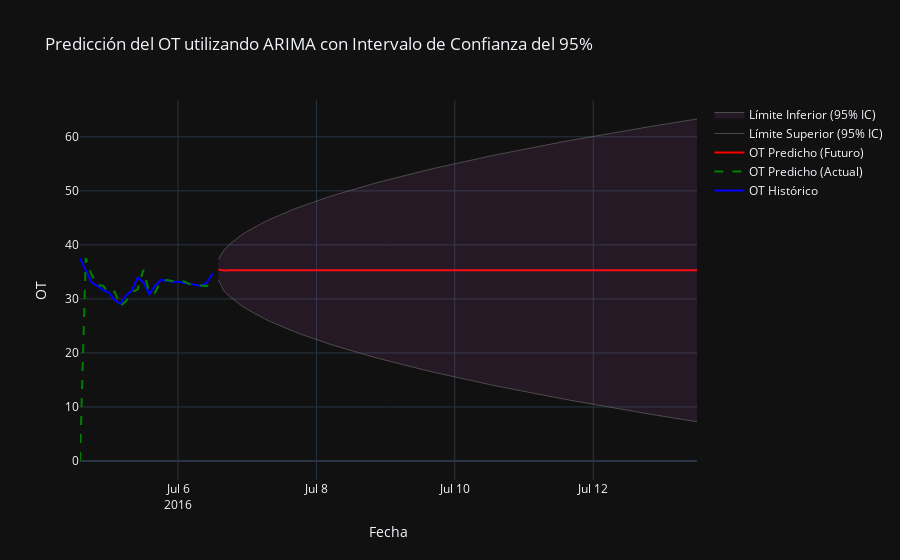

Notebook source saved alongside this figure:
### Markdown cell above
CONCLUSIONS:

1. Easiest Series to Predict: LUFL and LULL are the best, with very low errors and stable data. We can trust their forecasts.

2. Hardest Series to Predict: OT is tricky because its data lacks a clear pattern, and our models don’t do much better than a simple guess (using the last value). It needs more work.

3. Best Models: ARIMA works well for most series, but for LULL, a simpler model (SES) is better. For OT, no model stands out yet.

4. Forecasts: The forecasts for July 7th are reasonable, but OT has more uncertainty (a wider error range). We can use them, but be cautious with OT.

5. One-Week Challenge: Predicting a full week with just one or two days of data is tough. To improve, we need more data or better methods.

Next Steps: 

-Keep using the current models for LUFL and LULL—they’re working fine.

-For OT, find more data or try new ideas to make it better.

-If we want longer forecasts, add more days of data.

### Code cell
import numpy as np
import pandas as pd
import plotly.graph_objects as go
from statsmodels.tsa.arima.model import ARIMA
from statsmodels.tsa.stattools import adfuller
from sklearn.metrics import mean_squared_error
from math import sqrt
import warnings
warnings.filterwarnings("ignore")
from datetime import datetime, timedelta

# Cargar datos
data = pd.read_csv("https://huggingface.co/datasets/pkr7098/time-series-forecasting-datasets/resolve/main/ETTh2.csv")
data['date'] = pd.to_datetime(data['date'])
data = data.head(168)
data.set_index('date', inplace=True)
data_2h = data.resample('2H').mean()
ot_data = data_2h[['OT']].dropna()

# Split the data into training and test sets (80% train, 20% test)
total_rows = len(ot_data)
train_size = int(total_rows * 0.8)
test_size = total_rows - train_size
train = ot_data['OT'][:train_size]
test = ot_data['OT'][train_size:]

# 3. Stationarity Testing (Dickey-Fuller)
def dickey_fuller_test(series, column_name):
    print(f'Resultados de la prueba de Dickey-Fuller para columna: {column_name}')
    dftest = adfuller(series, autolag='AIC')
    dfoutput = pd.Series(dftest[0:4], index=['Test Statistic', 'p-value', 'No Lags Used', 'Número de observaciones utilizadas'])
    for key, value in dftest[4].items():
        dfoutput[f'Critical Value ({key})'] = value
    print(dfoutput)
    if dftest[1] <= 0.05:
        print("Conclusión: Los datos son estacionarios")
    else:
        print("Conclusión: Los datos no son estacionarios")
    return dftest[1]  # Return p-value

# Get p-value from first test
p_value = dickey_fuller_test(train, "OT")

# Use the last two days (24 points at 2-hour intervals) for modeling
last_two_days = train[-24:]  # 2 days = 24 data points

# Fit ARIMA model (p,d,q) - Usamos (1,1,1) como punto de partida
# Si no es estacionaria, d=1; si es estacionaria, d=0
d = 1 if p_value > 0.05 else 0
model = ARIMA(last_two_days, order=(1, d, 1))
model_fit = model.fit()

# Forecast for one week (7 days = 7 * 12 = 84 data points at 2-hour intervals)
forecast_steps = 84
forecast = model_fit.forecast(steps=forecast_steps)

# Confidence intervals from ARIMA
forecast_obj = model_fit.get_forecast(steps=forecast_steps)
ci_lower = forecast_obj.conf_int()['lower OT']
ci_upper = forecast_obj.conf_int()['upper OT']

# Create a date range for the forecast
last_date = last_two_days.index[-1]
forecast_dates = pd.date_range(start=last_date + timedelta(hours=2), periods=forecast_steps, freq='2H')

# Create a DataFrame for the forecast with confidence intervals
forecast_ci_df = pd.DataFrame({
    'OT_Predicho': forecast,
    'CI_Lower': ci_lower,
    'CI_Upper': ci_upper
}, index=forecast_dates)

# Combine historical and forecast data
historical_pred_df = pd.DataFrame({
    'OT_Historico': last_two_days,
    'OT_Predicho': model_fit.fittedvalues
})

combined_df = pd.concat([historical_pred_df, forecast_ci_df], axis=0)

# Visualize the results
fig = go.Figure()

# Add historical values
fig.add_trace(go.Scatter(
    x=combined_df.index,
    y=combined_df['OT_Historico'],
    mode='lines',
    name='OT Histórico',
    line=dict(color='blue')
))

# Add predicted values for historical data
fig.add_trace(go.Scatter(
    x=combined_df.index[:len(last_two_days)],
    y=combined_df['OT_Predicho'][:len(last_two_days)],
    mode='lines',
    name='OT Predicho (Actual)',
    line=dict(color='green', dash='dash')
))

# Add future forecast
fig.add_trace(go.Scatter(
    x=forecast_ci_df.index,
    y=forecast_ci_df['OT_Predicho'],
    mode='lines',
    name='OT Predicho (Futuro)',
    line=dict(color='red')
))

# Add 95% confidence interval
fig.add_trace(go.Scatter(
    x=forecast_ci_df.index,
    y=forecast_ci_df['CI_Upper'],
    mode='lines',
    name='Límite Superior (95% IC)',
    line=dict(color='gray', width=0.5)
))

fig.add_trace(go.Scatter(
    x=forecast_ci_df.index,
    y=forecast_ci_df['CI_Lower'],
    mode='lines',
    name='Límite Inferior (95% IC)',
    line=dict(color='gray', width=0.5),
    fill='tonexty',
    fillcolor='rgba(200, 100, 200, 0.1)'
))

# Customize the plot
fig.update_layout(
    title='Predicción del OT utilizando ARIMA con Intervalo de Confianza del 95%',
    xaxis_title='Fecha',
    yaxis_title='OT',
    hovermode='x unified',
    template="plotly_dark",
    showlegend=True
)

# Show the plot
fig.show()

# Calculate error metrics on the test set
pred_test = model_fit.forecast(steps=len(test))
rmse = sqrt(mean_squared_error(test, pred_test))
mae = np.mean(np.abs(test - pred_test))
print(f"RMSE on test set: {rmse}")
print(f"MAE on test set: {mae}")

# Naive forecast: Use the last value of the training set for all test predictions
naive_forecast = np.full_like(test, test.iloc[0])

# Calculate error metrics for the naive forecast
rmse_naive = sqrt(mean_squared_error(test, naive_forecast))
mae_naive = np.mean(np.abs(test - naive_forecast))

print(f"Naive Forecast RMSE: {rmse_naive}")
print(f"Naive Forecast MAE: {mae_naive}")

# Print maximum and minimum of the series
print(f"Máximo: {ot_data['OT'].max()}")
print(f"Mínimo: {ot_data['OT'].min()}")

### Figure 1 — Plotly figure (JSON) as saved in the notebook; plotly's stock layout.template omitted (floating-point values rounded to 4 significant figures)
{"data": [{"line": {"color": "blue"}, "mode": "lines", "name": "OT Histórico", "type": "scatter", "x": ["2016-07-04T14:00:00", "2016-07-04T16:00:00", "2016-07-04T18:00:00", "2016-07-04T20:00:00", "2016-07-04T22:00:00", "2016-07-05T00:00:00", "2016-07-05T02:00:00", "2016-07-05T04:00:00", "2016-07-05T06:00:00", "2016-07-05T08:00:00", "2016-07-05T10:00:00", "2016-07-05T12:00:00", "2016-07-05T14:00:00", "2016-07-05T16:00:00", "2016-07-05T18:00:00", "2016-07-05T20:00:00", "2016-07-05T22:00:00", "2016-07-06T00:00:00", "2016-07-06T02:00:00", "2016-07-06T04:00:00", "2016-07-06T06:00:00", "2016-07-06T08:00:00", "2016-07-06T10:00:00", "2016-07-06T12:00:00", "2016-07-06T14:00:00", "2016-07-06T16:00:00", "2016-07-06T18:00:00", "2016-07-06T20:00:00", "2016-07-06T22:00:00", "2016-07-07T00:00:00", "2016-07-07T02:00:00", "2016-07-07T04:00:00", "2016-07-07T06:00:00", "2016-07-07T08:00:00", "2016-07-07T10:00:00", "2016-07-07T12:00:00", "2016-07-07T14:00:00", "2016-07-07T16:00:00", "2016-07-07T18:00:00", "2016-07-07T20:00:00", "2016-07-07T22:00:00", "2016-07-08T00:00:00", "2016-07-08T02:00:00", "2016-07-08T04:00:00", "2016-07-08T06:00:00", "2016-07-08T08:00:00", "2016-07-08T10:00:00", "2016-07-08T12:00:00", "2016-07-08T14:00:00", "2016-07-08T16:00:00", "2016-07-08T18:00:00", "2016-07-08T20:00:00", "2016-07-08T22:00:00", "2016-07-09T00:00:00", "2016-07-09T02:00:00", "2016-07-09T04:00:00", "2016-07-09T06:00:00", "2016-07-09T08:00:00", "2016-07-09T10:00:00", "2016-07-09T12:00:00", "2016-07-09T14:00:00", "2016-07-09T16:00:00", "2016-07-09T18:00:00", "2016-07-09T20:00:00", "2016-07-09T22:00:00", "2016-07-10T00:00:00", "2016-07-10T02:00:00", "2016-07-10T04:00:00", "2016-07-10T06:00:00", "2016-07-10T08:00:00", "2016-07-10T10:00:00", "2016-07-10T12:00:00", "2016-07-10T14:00:00", "2016-07-10T16:00:00", "2016-07-10T18:00:00", "2016-07-10T20:00:00", "2016-07-10T22:00:00", "2016-07-11T00:00:00", "2016-07-11T02:00:00", "2016-07-11T04:00:00", "2016-07-11T06:00:00", "2016-07-11T08:00:00", "2016-07-11T10:00:00", "2016-07-11T12:00:00", "2016-07-11T14:00:00", "2016-07-11T16:00:00", "2016-07-11T18:00:00", "2016-07-11T20:00:00", "2016-07-11T22:00:00", "2016-07-12T00:00:00", "2016-07-12T02:00:00", "2016-07-12T04:00:00", "2016-07-12T06:00:00", "2016-07-12T08:00:00", "2016-07-12T10:00:00", "2016-07-12T12:00:00", "2016-07-12T14:00:00", "2016-07-12T16:00:00", "2016-07-12T18:00:00", "2016-07-12T20:00:00", "2016-07-12T22:00:00", "2016-07-13T00:00:00", "2016-07-13T02:00:00", "2016-07-13T04:00:00", "2016-07-13T06:00:00", "2016-07-13T08:00:00", "2016-07-13T10:00:00", "2016-07-13T12:00:00"], "y": [37.56, 35.37, 33.06, 32.4, 31.63, 31.19, 29.76, 29.1, 30.64, 31.63, 33.94, 33.06, 30.86, 32.4, 33.5, 33.39, 33.17, 33.17, 32.95, 32.73, 32.62, 32.4, 33.06, 34.71, NaN, NaN, NaN, NaN, NaN, NaN, NaN, NaN, NaN, NaN, NaN, NaN, NaN, NaN, NaN, NaN, NaN, NaN, NaN, NaN, NaN, NaN, NaN, NaN, NaN, NaN, NaN, NaN, NaN, NaN, NaN, NaN, NaN, NaN, NaN, NaN, NaN, NaN, NaN, NaN, NaN, NaN, NaN, NaN, NaN, NaN, NaN, NaN, NaN, NaN, NaN, NaN, NaN, NaN, NaN, NaN, NaN, NaN, NaN, NaN, NaN, NaN, NaN, NaN, NaN, NaN, NaN, NaN, NaN, NaN, NaN, NaN, NaN, NaN, NaN, NaN, NaN, NaN, NaN, NaN, NaN, NaN, NaN, NaN]}, {"line": {"color": "green", "dash": "dash"}, "mode": "lines", "name": "OT Predicho (Actual)", "type": "scatter", "x": ["2016-07-04T14:00:00", "2016-07-04T16:00:00", "2016-07-04T18:00:00", "2016-07-04T20:00:00", "2016-07-04T22:00:00", "2016-07-05T00:00:00", "2016-07-05T02:00:00", "2016-07-05T04:00:00", "2016-07-05T06:00:00", "2016-07-05T08:00:00", "2016-07-05T10:00:00", "2016-07-05T12:00:00", "2016-07-05T14:00:00", "2016-07-05T16:00:00", "2016-07-05T18:00:00", "2016-07-05T20:00:00", "2016-07-05T22:00:00", "2016-07-06T00:00:00", "2016-07-06T02:00:00", "2016-07-06T04:00:00", "2016-07-06T06:00:00", "2016-07-06T08:00:00", "2016-07-06T10:00:00", "2016-07-06T12:00:00"], "y": [0.0, 37.56, 34.52, 32.53, 32.45, 31.14, 31.34, 28.72, 29.59, 31.23, 31.77, 35.39, 31.11, 31.13, 33.22, 33.5, 33.31, 33.09, 33.25, 32.72, 32.79, 32.48, 32.37, 33.57]}, {"line": {"color": "red"}, "mode": "lines", "name": "OT Predicho (Futuro)", "type": "scatter", "x": ["2016-07-06T14:00:00", "2016-07-06T16:00:00", "2016-07-06T18:00:00", "2016-07-06T20:00:00", "2016-07-06T22:00:00", "2016-07-07T00:00:00", "2016-07-07T02:00:00", "2016-07-07T04:00:00", "2016-07-07T06:00:00", "2016-07-07T08:00:00", "2016-07-07T10:00:00", "2016-07-07T12:00:00", "2016-07-07T14:00:00", "2016-07-07T16:00:00", "2016-07-07T18:00:00", "2016-07-07T20:00:00", "2016-07-07T22:00:00", "2016-07-08T00:00:00", "2016-07-08T02:00:00", "2016-07-08T04:00:00", "2016-07-08T06:00:00", "2016-07-08T08:00:00", "2016-07-08T10:00:00", "2016-07-08T12:00:00", "2016-07-08T14:00:00", "2016-07-08T16:00:00", "2016-07-08T18:00:00", "2016-07-08T20:00:00", "2016-07-08T22:00:00", "2016-07-09T00:00:00", "2016-07-09T02:00:00", "2016-07-09T04:00:00", "2016-07-09T06:00:00", "2016-07-09T08:00:00", "2016-07-09T10:00:00", "2016-07-09T12:00:00", "2016-07-09T14:00:00", "2016-07-09T16:00:00", "2016-07-09T18:00:00", "2016-07-09T20:00:00", "2016-07-09T22:00:00", "2016-07-10T00:00:00", "2016-07-10T02:00:00", "2016-07-10T04:00:00", "2016-07-10T06:00:00", "2016-07-10T08:00:00", "2016-07-10T10:00:00", "2016-07-10T12:00:00", "2016-07-10T14:00:00", "2016-07-10T16:00:00", "2016-07-10T18:00:00", "2016-07-10T20:00:00", "2016-07-10T22:00:00", "2016-07-11T00:00:00", "2016-07-11T02:00:00", "2016-07-11T04:00:00", "2016-07-11T06:00:00", "2016-07-11T08:00:00", "2016-07-11T10:00:00", "2016-07-11T12:00:00", "2016-07-11T14:00:00", "2016-07-11T16:00:00", "2016-07-11T18:00:00", "2016-07-11T20:00:00", "2016-07-11T22:00:00", "2016-07-12T00:00:00", "2016-07-12T02:00:00", "2016-07-12T04:00:00", "2016-07-12T06:00:00", "2016-07-12T08:00:00", "2016-07-12T10:00:00", "2016-07-12T12:00:00", "2016-07-12T14:00:00", "2016-07-12T16:00:00", "2016-07-12T18:00:00", "2016-07-12T20:00:00", "2016-07-12T22:00:00", "2016-07-13T00:00:00", "2016-07-13T02:00:00", "2016-07-13T04:00:00", "2016-07-13T06:00:00", "2016-07-13T08:00:00", "2016-07-13T10:00:00", "2016-07-13T12:00:00"], "y": [35.42, 35.26, 35.3, 35.29, 35.29, 35.29, 35.29, 35.29, 35.29, 35.29, 35.29, 35.29, 35.29, 35.29, 35.29, 35.29, 35.29, 35.29, 35.29, 35.29, 35.29, 35.29, 35.29, 35.29, 35.29, 35.29, 35.29, 35.29, 35.29, 35.29, 35.29, 35.29, 35.29, 35.29, 35.29, 35.29, 35.29, 35.29, 35.29, 35.29, 35.29, 35.29, 35.29, 35.29, 35.29, 35.29, 35.29, 35.29, 35.29, 35.29, 35.29, 35.29, 35.29, 35.29, 35.29, 35.29, 35.29, 35.29, 35.29, 35.29, 35.29, 35.29, 35.29, 35.29, 35.29, 35.29, 35.29, 35.29, 35.29, 35.29, 35.29, 35.29, 35.29, 35.29, 35.29, 35.29, 35.29, 35.29, 35.29, 35.29, 35.29, 35.29, 35.29, 35.29]}, {"line": {"color": "gray", "width": 0.5}, "mode": "lines", "name": "Límite Superior (95% IC)", "type": "scatter", "x": ["2016-07-06T14:00:00", "2016-07-06T16:00:00", "2016-07-06T18:00:00", "2016-07-06T20:00:00", "2016-07-06T22:00:00", "2016-07-07T00:00:00", "2016-07-07T02:00:00", "2016-07-07T04:00:00", "2016-07-07T06:00:00", "2016-07-07T08:00:00", "2016-07-07T10:00:00", "2016-07-07T12:00:00", "2016-07-07T14:00:00", "2016-07-07T16:00:00", "2016-07-07T18:00:00", "2016-07-07T20:00:00", "2016-07-07T22:00:00", "2016-07-08T00:00:00", "2016-07-08T02:00:00", "2016-07-08T04:00:00", "2016-07-08T06:00:00", "2016-07-08T08:00:00", "2016-07-08T10:00:00", "2016-07-08T12:00:00", "2016-07-08T14:00:00", "2016-07-08T16:00:00", "2016-07-08T18:00:00", "2016-07-08T20:00:00", "2016-07-08T22:00:00", "2016-07-09T00:00:00", "2016-07-09T02:00:00", "2016-07-09T04:00:00", "2016-07-09T06:00:00", "2016-07-09T08:00:00", "2016-07-09T10:00:00", "2016-07-09T12:00:00", "2016-07-09T14:00:00", "2016-07-09T16:00:00", "2016-07-09T18:00:00", "2016-07-09T20:00:00", "2016-07-09T22:00:00", "2016-07-10T00:00:00", "2016-07-10T02:00:00", "2016-07-10T04:00:00", "2016-07-10T06:00:00", "2016-07-10T08:00:00", "2016-07-10T10:00:00", "2016-07-10T12:00:00", "2016-07-10T14:00:00", "2016-07-10T16:00:00", "2016-07-10T18:00:00", "2016-07-10T20:00:00", "2016-07-10T22:00:00", "2016-07-11T00:00:00", "2016-07-11T02:00:00", "2016-07-11T04:00:00", "2016-07-11T06:00:00", "2016-07-11T08:00:00", "2016-07-11T10:00:00", "2016-07-11T12:00:00", "2016-07-11T14:00:00", "2016-07-11T16:00:00", "2016-07-11T18:00:00", "2016-07-11T20:00:00", "2016-07-11T22:00:00", "2016-07-12T00:00:00", "2016-07-12T02:00:00", "2016-07-12T04:00:00", "2016-07-12T06:00:00", "2016-07-12T08:00:00", "2016-07-12T10:00:00", "2016-07-12T12:00:00", "2016-07-12T14:00:00", "2016-07-12T16:00:00", "2016-07-12T18:00:00", "2016-07-12T20:00:00", "2016-07-12T22:00:00", "2016-07-13T00:00:00", "2016-07-13T02:00:00", "2016-07-13T04:00:00", "2016-07-13T06:00:00", "2016-07-13T08:00:00", "2016-07-13T10:00:00", "2016-07-13T12:00:00"], "y": [37.35, 39.1, 40.17, 41.06, 41.82, 42.5, 43.13, 43.7, 44.25, 44.76, 45.24, 45.7, 46.14, 46.57, 46.98, 47.37, 47.75, 48.12, 48.49, 48.84, 49.18, 49.51, 49.84, 50.16, 50.47, 50.78, 51.08, 51.37, 51.66, 51.95, 52.23, 52.5, 52.77, 53.04, 53.3, 53.56, 53.82, 54.07, 54.32, 54.56, 54.8, 55.04, 55.28, 55.51, 55.74, 55.97, 56.2, 56.42, 56.64, 56.86, 57.08, 57.29, 57.5, 57.71, 57.92, 58.13, 58.33, 58.54, 58.74, 58.94, 59.14, 59.33, 59.53, 59.72, 59.91, 60.1, 60.29, 60.48, 60.66, 60.85, 61.03, 61.21, 61.39, 61.57, 61.75, 61.93, 62.1, 62.28, 62.45, 62.62, 62.79, 62.96, 63.13, 63.3]}, {"fill": "tonexty", "fillcolor": "rgba(200, 100, 200, 0.1)", "line": {"color": "gray", "width": 0.5}, "mode": "lines", "name": "Límite Inferior (95% IC)", "type": "scatter", "x": ["2016-07-06T14:00:00", "2016-07-06T16:00:00", "2016-07-06T18:00:00", "2016-07-06T20:00:00", "2016-07-06T22:00:00", "2016-07-07T00:00:00", "2016-07-07T02:00:00", "2016-07-07T04:00:00", "2016-07-07T06:00:00", "2016-07-07T08:00:00", "2016-07-07T10:00:00", "2016-07-07T12:00:00", "2016-07-07T14:00:00", "2016-07-07T16:00:00", "2016-07-07T18:00:00", "2016-07-07T20:00:00", "2016-07-07T22:00:00", "2016-07-08T00:00:00", "2016-07-08T02:00:00", "2016-07-08T04:00:00", "2016-07-08T06:00:00", "2016-07-08T08:00:00", "2016-07-08T10:00:00", "2016-07-08T12:00:00", "2016-07-08T14:00:00", "2016-07-08T16:00:00", "2016-07-08T18:00:00", "2016-07-08T20:00:00", "2016-07-08T22:00:00", "2016-07-09T00:00:00", "2016-07-09T02:00:00", "2016-07-09T04:00:00", "2016-07-09T06:00:00", "2016-07-09T08:00:00", "2016-07-09T10:00:00", "2016-07-09T12:00:00", "2016-07-09T14:00:00", "2016-07-09T16:00:00", "2016-07-09T18:00:00", "2016-07-09T20:00:00", "2016-07-09T22:00:00", "2016-07-10T00:00:00", "2016-07-10T02:00:00", "2016-07-10T04:00:00", "2016-07-10T06:00:00", "2016-07-10T08:00:00", "2016-07-10T10:00:00", "2016-07-10T12:00:00", "2016-07-10T14:00:00", "2016-07-10T16:00:00", "2016-07-10T18:00:00", "2016-07-10T20:00:00", "2016-07-10T22:00:00", "2016-07-11T00:00:00", "2016-07-11T02:00:00", "2016-07-11T04:00:00", "2016-07-11T06:00:00", "2016-07-11T08:00:00", "2016-07-11T10:00:00", "2016-07-11T12:00:00", "2016-07-11T14:00:00", "2016-07-11T16:00:00", "2016-07-11T18:00:00", "2016-07-11T20:00:00", "2016-07-11T22:00:00", "2016-07-12T00:00:00", "2016-07-12T02:00:00", "2016-07-12T04:00:00", "2016-07-12T06:00:00", "2016-07-12T08:00:00", "2016-07-12T10:00:00", "2016-07-12T12:00:00", "2016-07-12T14:00:00", "2016-07-12T16:00:00", "2016-07-12T18:00:00", "2016-07-12T20:00:00", "2016-07-12T22:00:00", "2016-07-13T00:00:00", "2016-07-13T02:00:00", "2016-07-13T04:00:00", "2016-07-13T06:00:00", "2016-07-13T08:00:00", "2016-07-13T10:00:00", "2016-07-13T12:00:00"], "y": [33.5, 31.41, 30.42, 29.52, 28.76, 28.07, 27.45, 26.87, 26.33, 25.82, 25.34, 24.88, 24.43, 24.01, 23.6, 23.21, 22.82, 22.45, 22.09, 21.74, 21.4, 21.06, 20.74, 20.42, 20.1, 19.8, 19.5, 19.2, 18.91, 18.63, 18.35, 18.08, 17.8, 17.54, 17.28, 17.02, 16.76, 16.51, 16.26, 16.02, 15.77, 15.53, 15.3, 15.06, 14.83, 14.6, 14.38, 14.16, 13.93, 13.72, 13.5, 13.28, 13.07, 12.86, 12.65, 12.45, 12.24, 12.04, 11.84, 11.64, 11.44, 11.24, 11.05, 10.86, 10.67, 10.48, 10.29, 10.1, 9.914, 9.729, 9.546, 9.364, 9.184, 9.004, 8.826, 8.649, 8.474, 8.299, 8.126, 7.953, 7.782, 7.612, 7.443, 7.274]}], "layout": {"hovermode": "x unified", "showlegend": true, "title": {"text": "Predicción del OT utilizando ARIMA con Intervalo de Confianza del 95%"}, "xaxis": {"title": {"text": "Fecha"}}, "yaxis": {"title": {"text": "OT"}}}}
